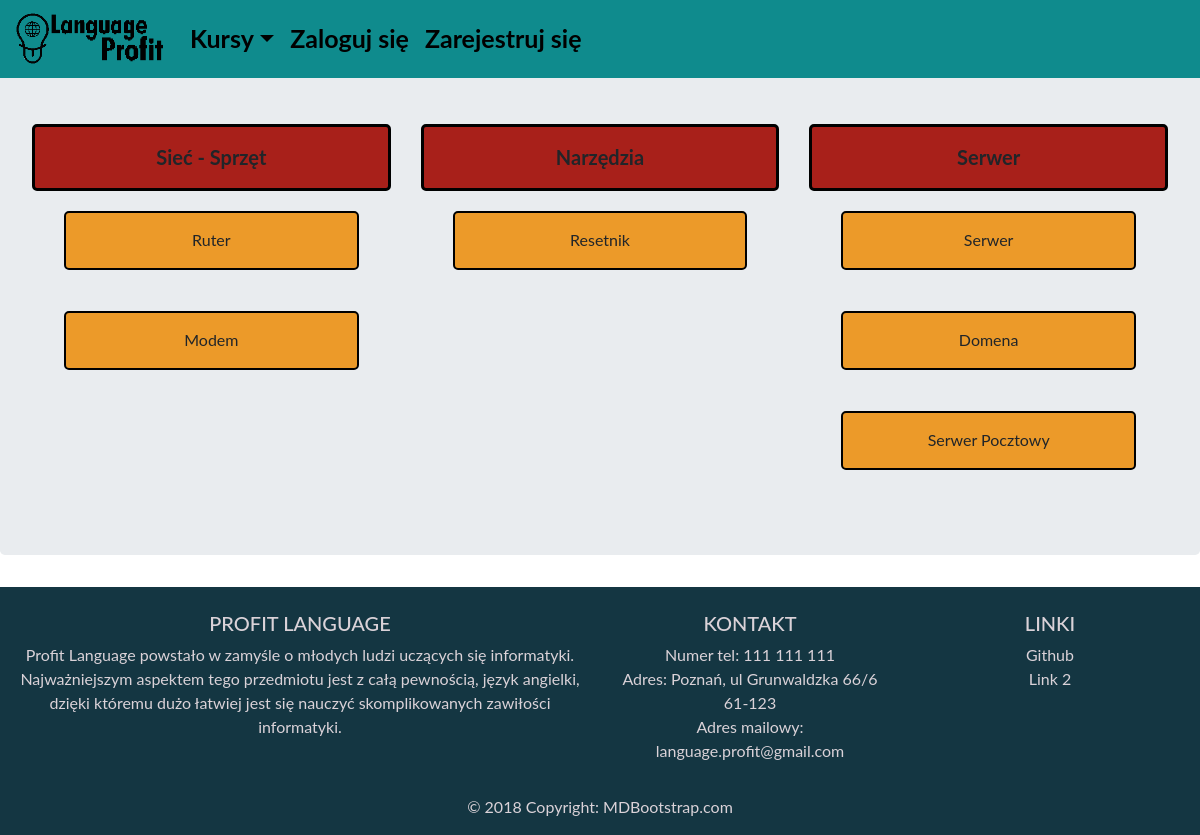
Page /Projekt/e13u.php on the committed database.
### tables this page shows
CREATE TABLE `slowa` (
  `id_slowka` int(11) NOT NULL,
  `slowo` varchar(255) DEFAULT NULL,
  `slowo_ang` varchar(255) DEFAULT NULL,
  `id_dzialu` varchar(255) DEFAULT NULL
);

### Projekt/codetest.php (the view, shortened to what this page needs)
<?php
  $connect = mysqli_connect("localhost", "root", "", "profit_language");
  mysqli_set_charset($connect, "utf8");
  $sql = "SELECT `id_slowka`, `slowo`, `slowo_ang`  FROM `slowa` WHERE `id_dzialu`='$dzial'";
  if ($result = mysqli_query($connect, $sql)) {
    while ($row = mysqli_fetch_assoc($result)) {
      $id=$row['id_slowka'];
      $sesja = $_SESSION['login'];
      $sql1 = "SELECT *  FROM `zdane_polaczenie` WHERE `id_slowka`='$id' AND `login`='$sesja';";
      $result1 = mysqli_query($connect, $sql1);
      $rows = mysqli_fetch_assoc($result1);
      echo <<<ROW
      <div class="jumbotron heigh flip-container" onclick="this.classList.toggle('hover');">
  <div class="flipper" class="bgcol">
    <div class="front" class="bgcol">
ROW; if($rows['zdane'] == 'Yes'){
echo <<<ROW1
      <div class="bgcolzdane">
        <p>$row[slowo]</p>
      </div>
    </div>
    <div class="back" >
      <div class="bgcolzdane">
        <form class="inp" action="codetest1.php" method="post">
          <input class="inp inpu" type="text" name="slowoang" placeholder="$row[slowo]">
          <input type="hidden" name="id" value="$row[id_slowka]">
          </form>
      </div>
    </div>
  </div>
</div>
ROW1;
$_SESSION['ileslowek'] = $_SESSION['ileslowek']+1;
}else{
  echo <<<ROW2
        <div class="bgcol">
          <p>$row[slowo]</p>
        </div>
      </div>
      <div class="back" >
        <div class="bgcol">
          <form class="inp" action="codetest1.php" method="post">
            <input class="inp inpu" type="text" name="slowoang" placeholder="$row[slowo]">
            <input type="hidden" name="id" value="$row[id_slowka]">
            </form>
        </div>
      </div>
    </div>
  </div>
  ROW2;
}
}
    }
  ?>

### Projekt/style.css (style rules this page uses)
body { background-color: black; font-family: 'Lato', sans-serif !important; }
body { padding-top: 50px; }
div { text-align: center; }
.heigh { height: 50px !important; padding-top: 10px !important; padding-bottom: 10px !important; margin-bottom: 50px !important; }
.bgcol { background-color: #EC9A29 !important; border: 2px solid black; margin-top: 10px; font-weight: 400; padding-top: 15px; border-radius: 5px; }
.inp { margin-bottom: 5px; }
.flip-container { perspective: 1000px; }
.flip-container, .front, .back { width: 100%; height: 100%; text-align: center; }
.flipper { transition: 0.6s; transform-style: preserve-3d; position: relative; }
.front, .back { backface-visibility: hidden; position: absolute; top: 0; left: 0; }
.front { z-index: 2; transform: rotateY(0deg); }
.back { transform: rotateY(180deg); }

### rows in the picture
slowa: slowo "Ruter"
slowa: slowo "Modem"
slowa: slowo "Resetnik"
slowa: slowo "Serwer"
slowa: slowo "Domena"
slowa: slowo "Serwer Pocztowy"
